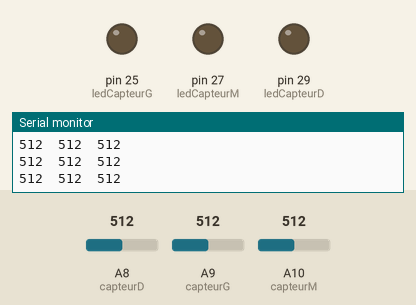
Bench run of a sketch on a simulated Arduino Mega 2560, built with avr-gcc and run on an emulated ATmega2560. On the bench: output pins drawn as LEDs (lit = HIGH), the last lines printed to the serial monitor. Inputs (shaded band) come from the test bench; at power-on: A10 (capteurM) = 512, A8 (capteurD) = 512, A9 (capteurG) = 512.

Above: at 1.2 s.
1.3 s: A10 (capteurM) set to 891
4.3 s: A10 (capteurM) set to 912
At 5.3 s:
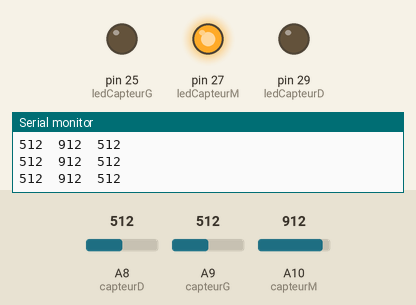
5.8 s: A8 (capteurD) set to 888
7.3 s: A8 (capteurD) set to 908
At 7.6 s:
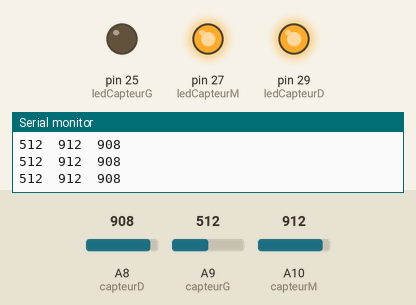
8.8 s: A9 (capteurG) set to 885
10.3 s: A9 (capteurG) set to 915
At 11.2 s:
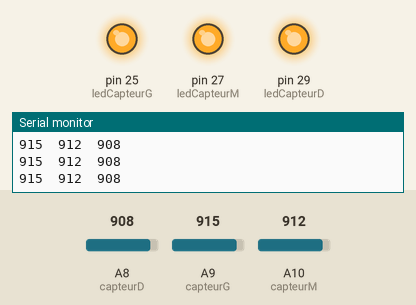
Timing chart, 0 to 12.8 s (numbered marks = the images above; inputs shaded):
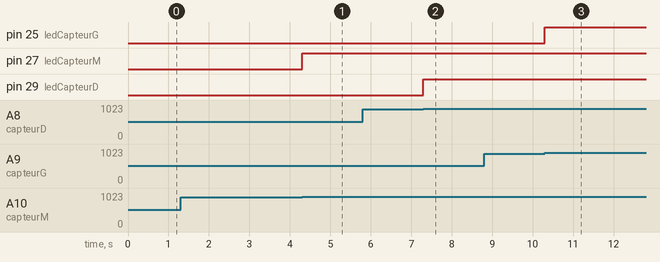

The sketch:

rondeRelaiIR.ino
```cpp
int capteurG=A9;
int capteurD=A8;
int capteurM=A10;

int ledCapteurG=25;
int ledCapteurM=27;
int ledCapteurD=29;

void setup()
{
  // initialize serial communication at 9600 bits per second:
  Serial.begin(9600);
  pinMode(ledCapteurM, OUTPUT);
  pinMode(ledCapteurD, OUTPUT);
  pinMode(ledCapteurG, OUTPUT);

  digitalWrite(ledCapteurG,0);
  digitalWrite(ledCapteurD,0);
  digitalWrite(ledCapteurG,0);

}

// the loop routine runs over and over again forever:
void loop() {
  // read the input on analog pin 0:
 // int sensorValue = analogRead(ledCapteur1);

  // print out the value you read:
  Serial.print( analogRead(capteurG));
  Serial.print("\t");
  Serial.print( analogRead(capteurM));
  Serial.print("\t");
  if(capteurD>100)
    Serial.print( analogRead(capteurD-100));
  else
    Serial.print( analogRead(capteurD));
  Serial.println();
 // delay(1);        // delay in between reads for stability
  lireLigneAuSol();
}

void lireLigneAuSol()
{

  int vlimit=900;
  if(analogRead(capteurM)>=vlimit)
    digitalWrite(ledCapteurM,1);
  else
    digitalWrite(ledCapteurM,0);

  if(analogRead(capteurG)>=vlimit)
    digitalWrite(ledCapteurG,1);
  else
    digitalWrite(ledCapteurG,0);

  if(analogRead(capteurD)>=vlimit)
    digitalWrite(ledCapteurD,1);
  else
    digitalWrite(ledCapteurD,0);

}
```

Measured:
- the behaviour switches between 899 and 900 on A10 (capteurM) (found by bisection; images 0 and 1)
- the behaviour switches between 899 and 900 on A8 (capteurD) (found by bisection; images 1 and 2)
- the behaviour switches between 899 and 900 on A9 (capteurG) (found by bisection; images 2 and 3)
- after the input at 4.3 s, pin 27 (ledCapteurM): LOW → HIGH at once
- after the input at 7.3 s, pin 29 (ledCapteurD): LOW → HIGH at once
- after the input at 10.3 s, pin 25 (ledCapteurG): LOW → HIGH at once
